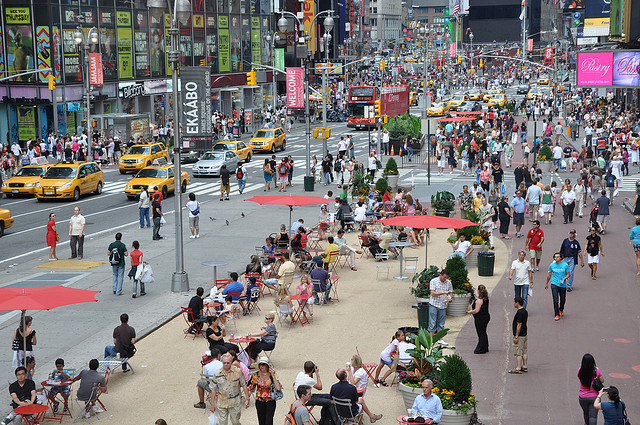
#> input picture data/sample/test.jpg, 640 x 425 px
$ python -i night_enhance.py   (imports and definitions only)
#> lines starting #> are read from the running program, lines starting #| are printed output that depends on the picture
#> further down, picture is the input picture: shape (425, 640, 3); mean B, G, R 120.8, 122.1, 127.1
"""
CLAHE Night Vision Enhancement Module.

Applies Contrast Limited Adaptive Histogram Equalization (CLAHE) to improve
YOLO detection and dlib face detection accuracy in low-light conditions.

CLAHE operates on the L (lightness) channel in LAB color space, enhancing
local contrast without amplifying noise — unlike standard histogram equalization.

Reference:
    Zuiderveld, K. "Contrast Limited Adaptive Histogram Equalization"
    Graphics Gems IV, Academic Press, 1994.
"""

import cv2
import numpy as np


def enhance_frame(frame, clip_limit=2.0, grid_size=(8, 8)):
    """
    Apply CLAHE (Contrast Limited Adaptive Histogram Equalization).
    Improves YOLO detection and dlib face detection in low-light.

    Steps:
    1. Convert BGR → LAB color space
    2. Apply CLAHE to the L (lightness) channel only
    3. Merge back and convert to BGR

    Args:
        frame: BGR frame (numpy H×W×3, dtype uint8)
        clip_limit: Contrast limiting threshold (higher = more contrast, more noise)
        grid_size: Tile grid size for adaptive equalization (smaller = more local)

    Returns:
        Enhanced BGR frame (same shape and dtype as input)
    """
#> called with clip_limit = 2, grid_size = (8, 8)
    if frame is None or frame.size == 0:
        raise ValueError("Input frame is empty or None")

    lab = cv2.cvtColor(frame, cv2.COLOR_BGR2LAB)
#> lab: shape (425, 640, 3); mean of channels 0, 1, 2 130.5, 130.4, 129.8
    l_channel, a_channel, b_channel = cv2.split(lab)
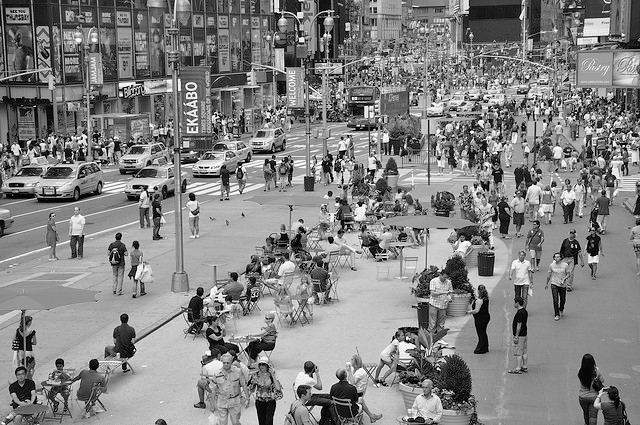
#> l_channel: shape (425, 640); min 0, max 255, mean 130.5
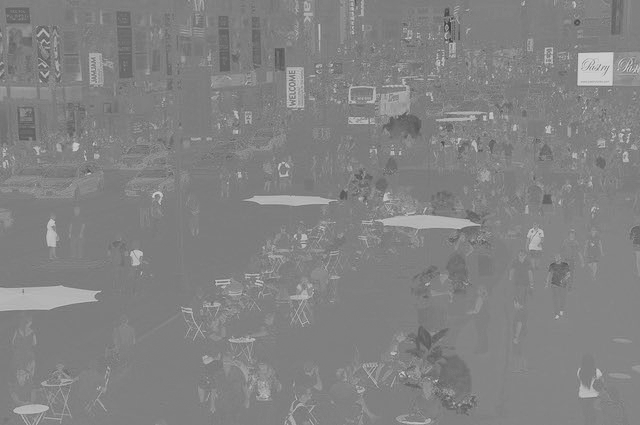
#> a_channel: shape (425, 640); min 55, max 214, mean 130.4
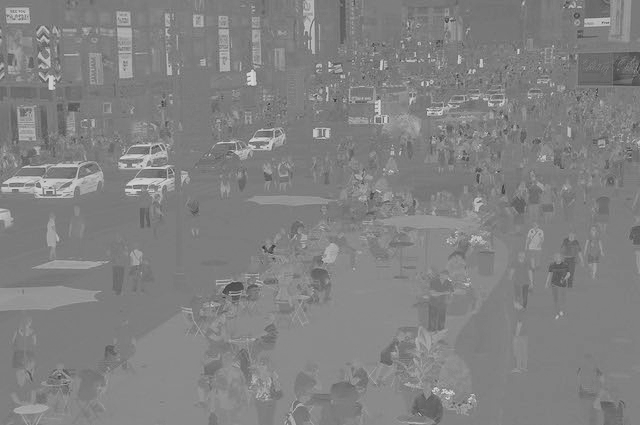
#> b_channel: shape (425, 640); min 51, max 219, mean 129.8

    clahe = cv2.createCLAHE(clipLimit=clip_limit, tileGridSize=grid_size)
    l_enhanced = clahe.apply(l_channel)
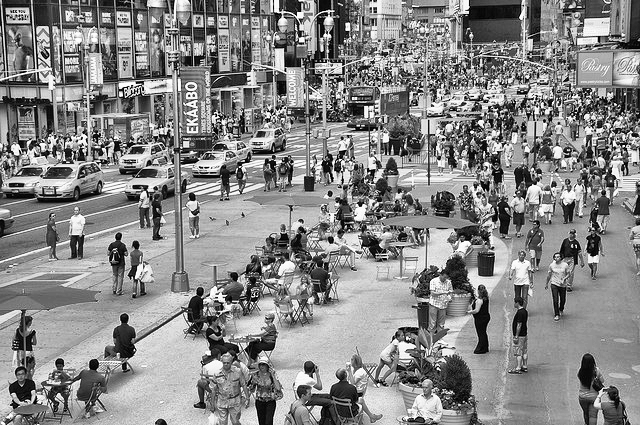
#> l_enhanced: shape (425, 640); min 0, max 255, mean 135.4

    enhanced_lab = cv2.merge([l_enhanced, a_channel, b_channel])
#> enhanced_lab: shape (425, 640, 3); mean of channels 0, 1, 2 135.4, 130.4, 129.8
    return cv2.cvtColor(enhanced_lab, cv2.COLOR_LAB2BGR)
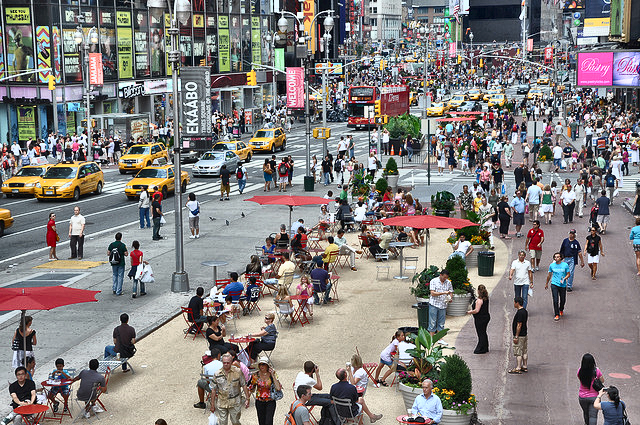
#> returned value: shape (425, 640, 3); mean B, G, R 126.4, 127.9, 132.6


# [82 lines left out: functions is_low_light, get_brightness, adaptive_enhance, generate_comparison, not called in this run]

>>> import cv2
>>> picture = cv2.imread('../../data/sample/test.jpg')
>>> result = enhance_frame(picture)
